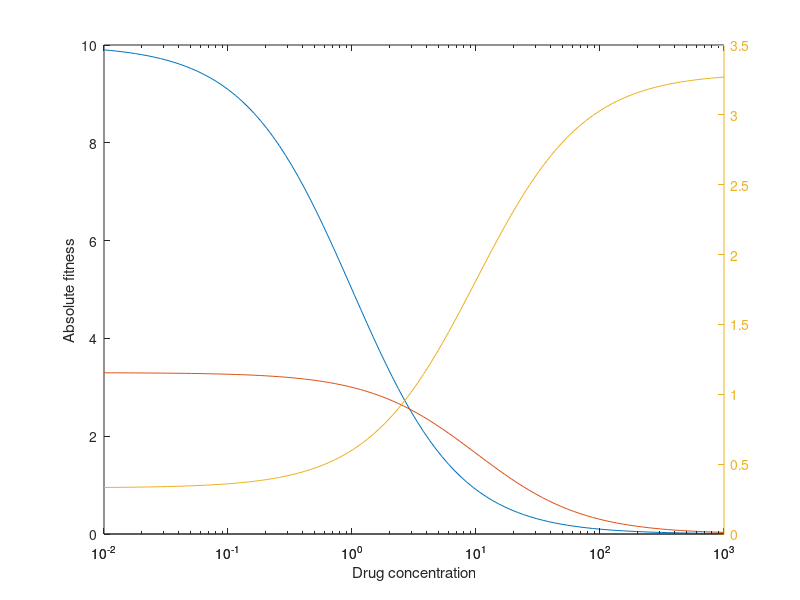

MATLAB code to generate this figure: (Note: this script raises an error after producing the figure.)
%% simulate dose response curves
%updated: 08/11/2016

%WT: high fitness w/o drug, low IC50 
%mutant: low fitness w/o drug, high IC50

%x-axis: drug concentration, log scale
%first y-axis: fitness 
%second y-axis: plot relative fitness, mark the line where RF=1
%function: plotyy; or yyaxis (2016a)

clear;
clc

% h=1; %Hill coefficient
f0=10;
num_interval=100;

IC50=1*ones(1,num_interval);
IC50_mut=10*ones(1,num_interval);

x=logspace(-2,3,num_interval); %drug
y=f0*IC50./(IC50+x); %fitness
y_mut=0.33*f0*IC50_mut./(IC50_mut+x);
R_mut=y_mut./y;

% %% subplots
% subplot(2,1,1);
% plot(x,y);
% hold on;
% plot(x,y_mut);
% set(gca,'xscale','log');
% 
% subplot(2,1,2);
% plot(x,R_mut);
% set(gca,'xscale','log','yscale','log');

%double y-axis
[hAx,hLine1,hLine2] =plotyy([x' x'],[y' y_mut'],x,R_mut,'semilogx','semilogx');
% set(gca,'xscale','log');
xlabel('Drug concentration') % normalized by IC_{50} of WT virus
ylabel(hAx(1),'Absolute fitness') % left y-axis
hAx(1).YTick=[0 2 4 6 8 10];
ylabel(hAx(2),'Relative fitness to WT virus') % right y-axis
hAx(2).YTick=[0 1 2 3 4];
hLine2.LineStyle = '--';
% hAx(2).YColor='k';
% hLine2.Color='k';
title('Dose response curves')
box off;
legend('WT virus','Drug-resistant virus');
% hold on;
% line([10^-2 10^3],[3 3],'color','k');